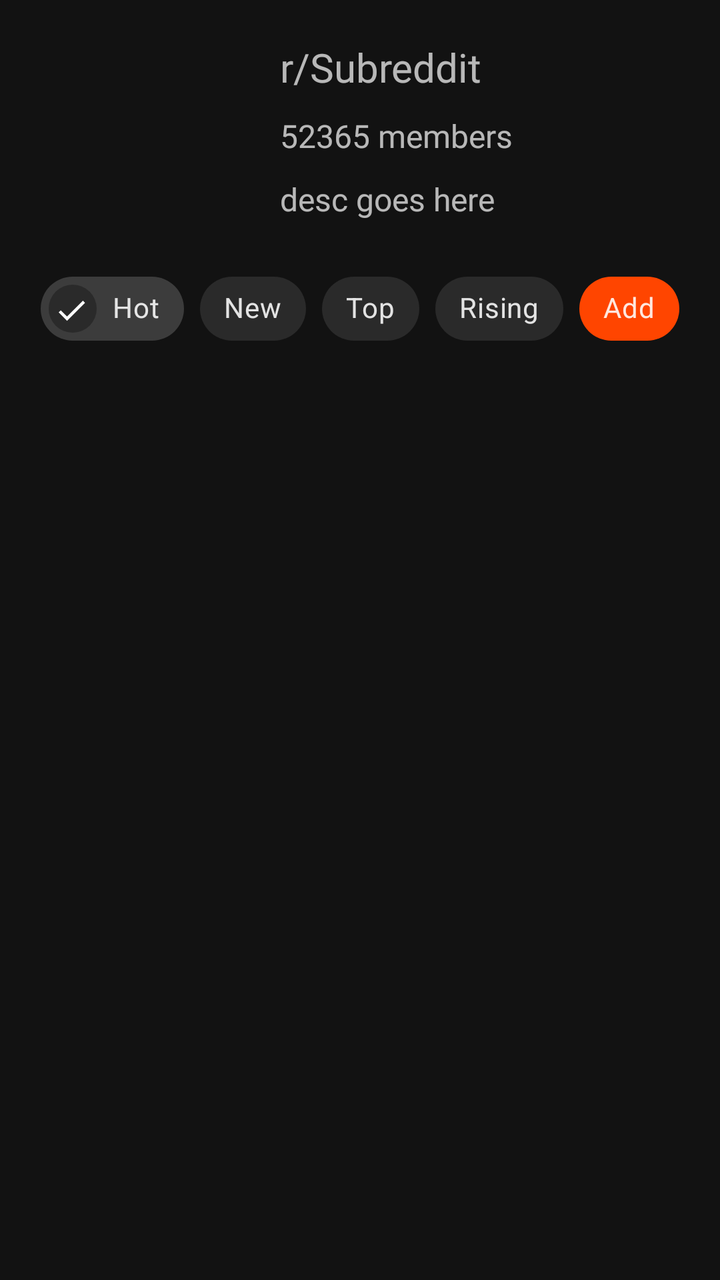
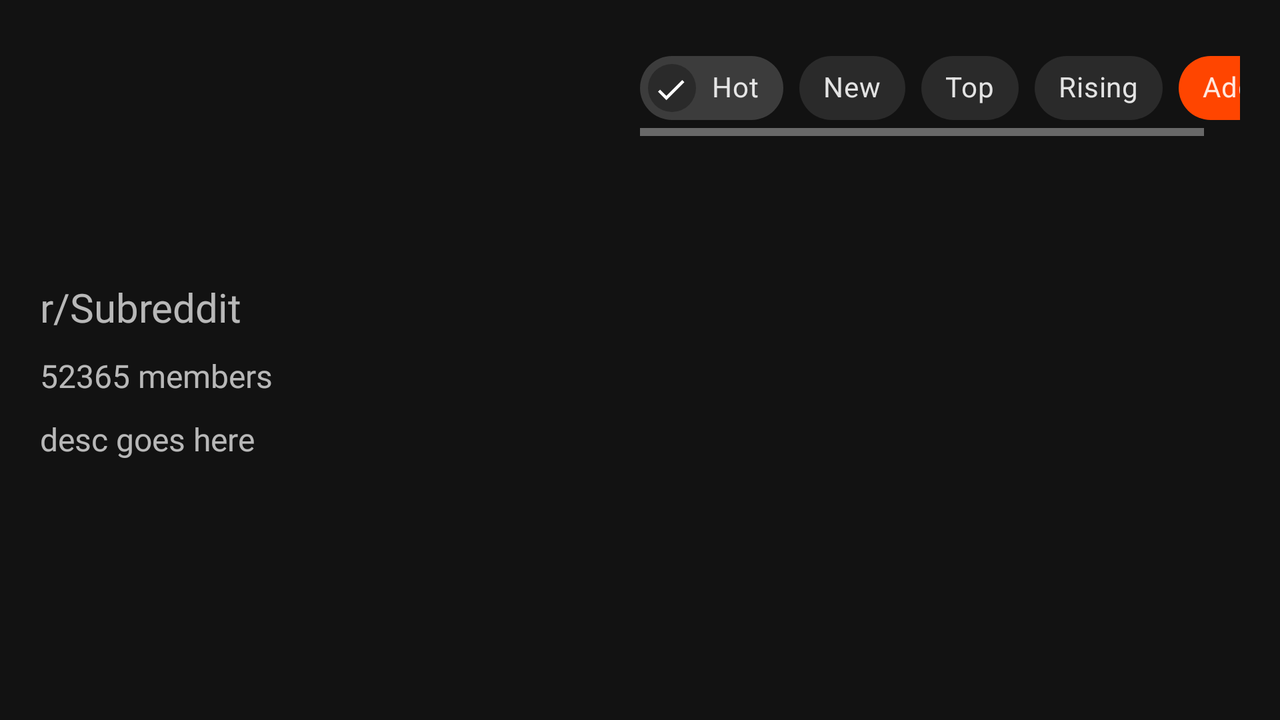

One screen, two layout resources from the same app: the default and the repository's alternative for another configuration. Each is rendered where Android would select it; the XML of both is given below.
<!-- AndroidManifest.xml: application theme Theme.Viddit -->
<!-- res/layout/fragment_sub_reddit.xml -->
<?xml version="1.0" encoding="utf-8"?>
<layout xmlns:android="http://schemas.android.com/apk/res/android"
    xmlns:tools="http://schemas.android.com/tools"
    xmlns:app="http://schemas.android.com/apk/res-auto">

    <data>
        <variable
            name="SubredditFragment"
            type="com.odukle.viddit.fragments.SubRedditFragment" />
    </data>

    <RelativeLayout
        android:layout_width="match_parent"
        android:layout_height="match_parent"
        android:animateLayoutChanges="true">

        <com.google.android.material.imageview.ShapeableImageView
            android:layout_width="100dp"
            android:layout_height="100dp"
            android:id="@+id/iv_icon"
            app:shapeAppearance="@style/ImageViewShape50"
            android:layout_alignParentTop="true"
            android:layout_marginTop="20dp"
            android:layout_marginStart="20dp"/>

        <TextView
            android:layout_width="wrap_content"
            android:layout_height="wrap_content"
            android:id="@+id/tv_subreddit_name"
            tools:text="r/Subreddit"
            android:fontFamily="@font/bold"
            android:layout_marginTop="20dp"
            android:layout_marginStart="20dp"
            android:layout_marginEnd="20dp"
            android:maxLines="1"
            android:ellipsize="end"
            android:layout_toEndOf="@id/iv_icon"
            android:textSize="20sp"/>

        <TextView
            android:layout_width="wrap_content"
            android:layout_height="wrap_content"
            android:id="@+id/tv_members"
            tools:text="52365 members"
            android:fontFamily="@font/regular"
            android:layout_below="@id/tv_subreddit_name"
            android:layout_marginStart="20dp"
            android:layout_marginTop="10dp"
            android:layout_marginEnd="20dp"
            android:maxLines="1"
            android:ellipsize="end"
            android:layout_toEndOf="@id/iv_icon"
            android:textSize="16sp"/>

        <LinearLayout
            android:layout_width="match_parent"
            android:layout_height="wrap_content"
            android:layout_marginStart="20dp"
            android:layout_marginTop="10dp"
            android:layout_marginEnd="20dp"
            android:id="@+id/layout_desc"
            android:layout_below="@id/tv_members"
            android:layout_toEndOf="@id/iv_icon"
            android:orientation="vertical"
            android:animateLayoutChanges="true">

            <TextView
                android:layout_width="wrap_content"
                android:layout_height="wrap_content"
                android:id="@+id/tv_desc"
                tools:text="desc goes here"
                android:fontFamily="@font/regular"
                android:maxLines="2"
                android:ellipsize="end"
                android:textSize="16sp"/>

            <TextView
                android:layout_width="wrap_content"
                android:layout_height="wrap_content"
                android:id="@+id/tv_desc_full"
                tools:text="desc goes here"
                android:visibility="gone"
                android:fontFamily="@font/regular"
                android:textSize="16sp"/>
        </LinearLayout>

        <HorizontalScrollView
            android:layout_width="wrap_content"
            android:layout_height="wrap_content"
            android:id="@+id/scroll_view_chips"
            android:layout_centerHorizontal="true"
            android:layout_marginTop="20dp"
            android:layout_marginHorizontal="20dp"
            android:layout_below="@id/layout_desc">

            <com.google.android.material.chip.ChipGroup
                android:layout_width="wrap_content"
                android:layout_height="wrap_content"
                android:id="@+id/chip_group"
                app:singleSelection="true"
                app:selectionRequired="true">

                <com.google.android.material.chip.Chip
                    android:id="@+id/chip_hot"
                    android:layout_width="wrap_content"
                    android:layout_height="wrap_content"
                    android:checkable="true"
                    android:tag="hot"
                    android:checked="true"
                    android:text="Hot" />

                <com.google.android.material.chip.Chip
                    android:id="@+id/chip_new"
                    android:layout_width="wrap_content"
                    android:layout_height="wrap_content"
                    android:checkable="true"
                    android:tag="new"
                    android:text="New" />

                <com.google.android.material.chip.Chip
                    android:id="@+id/chip_top"
                    android:layout_width="wrap_content"
                    android:layout_height="wrap_content"
                    android:checkable="true"
                    android:tag="top"
                    android:text="Top" />

                <com.google.android.material.chip.Chip
                    android:id="@+id/chip_rising"
                    android:layout_width="wrap_content"
                    android:layout_height="wrap_content"
                    android:checkable="true"
                    android:tag="rising"
                    android:text="Rising" />

                <com.google.android.material.chip.Chip
                    android:id="@+id/chip_add_to_cf"
                    android:layout_width="wrap_content"
                    android:layout_height="wrap_content"
                    android:checkable="false"
                    android:tag="rising"
                    android:backgroundTint="@color/orange"
                    android:text="Add" />
            </com.google.android.material.chip.ChipGroup>
        </HorizontalScrollView>

        <HorizontalScrollView
            android:layout_width="wrap_content"
            android:layout_height="wrap_content"
            android:id="@+id/scroll_view_time"
            android:layout_centerHorizontal="true"
            android:layout_marginHorizontal="20dp"
            android:layout_below="@id/scroll_view_chips">

            <com.google.android.material.chip.ChipGroup
                android:layout_width="wrap_content"
                android:layout_height="wrap_content"
                app:singleSelection="true"
                app:selectionRequired="true"
                android:visibility="gone"
                app:singleLine="true"
                android:id="@+id/chip_group_time">

                <com.google.android.material.chip.Chip
                    android:id="@+id/chip_top_now"
                    android:layout_width="wrap_content"
                    android:layout_height="wrap_content"
                    android:checkable="true"
                    android:tag="hour"
                    android:text="Top now" />

                <com.google.android.material.chip.Chip
                    android:id="@+id/chip_top_today"
                    android:layout_width="wrap_content"
                    android:layout_height="wrap_content"
                    android:checkable="true"
                    android:tag="day"
                    android:text="Top today" />

                <com.google.android.material.chip.Chip
                    android:id="@+id/chip_top_week"
                    android:layout_width="wrap_content"
                    android:layout_height="wrap_content"
                    android:checkable="true"
                    android:tag="week"
                    android:text="Top this week" />

                <com.google.android.material.chip.Chip
                    android:id="@+id/chip_top_year"
                    android:layout_width="wrap_content"
                    android:layout_height="wrap_content"
                    android:checkable="true"
                    android:tag="year"
                    android:text="Top this year" />

                <com.google.android.material.chip.Chip
                    android:id="@+id/chip_top_all"
                    android:layout_width="wrap_content"
                    android:layout_height="wrap_content"
                    android:checkable="true"
                    android:tag="all"
                    android:text="Top all time" />
            </com.google.android.material.chip.ChipGroup>
        </HorizontalScrollView>

        <androidx.recyclerview.widget.RecyclerView
            android:layout_width="match_parent"
            android:layout_height="match_parent"
            android:id="@+id/rv_subreddit"
            android:layout_below="@id/scroll_view_time"
            android:layout_marginTop="10dp"/>

        <com.google.android.material.card.MaterialCardView
            android:layout_width="wrap_content"
            android:layout_height="wrap_content"
            android:layout_centerHorizontal="true"
            android:id="@+id/card_load_more"
            android:visibility="gone"
            android:layout_alignParentBottom="true"
            android:layout_marginBottom="50dp"
            android:layout_marginTop="50dp"
            app:cardCornerRadius="50dp">

            <LinearLayout
                android:layout_width="wrap_content"
                android:layout_height="wrap_content"
                android:orientation="horizontal"
                android:gravity="center"
                android:visibility="visible"
                android:layout_marginVertical="10dp"
                android:layout_marginStart="20dp"
                android:layout_marginEnd="10dp">

                <TextView
                    android:id="@+id/tv_load_more"
                    android:layout_width="wrap_content"
                    android:layout_height="wrap_content"
                    android:text="Loading"
                    android:layout_marginEnd="10dp"
                    android:textSize="18sp"
                    android:fontFamily="@font/regular"/>

                <ProgressBar
                    android:layout_width="30dp"
                    android:layout_height="30dp"/>
            </LinearLayout>
        </com.google.android.material.card.MaterialCardView>

        <TextView
            android:layout_width="match_parent"
            android:layout_height="match_parent"
            android:id="@+id/tv_no_videos"
            android:layout_marginTop="30dp"
            android:text="No videos found on this subreddit"
            android:gravity="center"
            android:fontFamily="@font/regular"
            android:textSize="16sp"
            android:visibility="gone"
            android:layout_below="@id/layout_desc"/>

    </RelativeLayout>

</layout>
<!-- resources referenced by this layout -->
<resources>
  <color name="orange">#ff4500</color>
  <style name="ImageViewShape50" parent="">
          <item name="cornerSize">50%</item>
      </style>
  <style name="Theme.Viddit" parent="Theme.MaterialComponents.NoActionBar">
          
          <item name="colorPrimary">@color/purple_500</item>
          <item name="colorPrimaryVariant">@color/purple_700</item>
          <item name="colorOnPrimary">@color/white</item>
          
          <item name="colorSecondary">@color/teal_200</item>
          <item name="colorSecondaryVariant">@color/teal_700</item>
          <item name="colorOnSecondary">@color/black</item>
          
          <item name="android:statusBarColor" tools:targetApi="l">@color/black</item>
          <item name="android:navigationBarColor" tools:targetApi="l">@color/black</item>
          
          <item name="bottomSheetDialogTheme">@style/AppBottomSheetDialogTheme</item>
      </style>
  <color name="purple_500">#FF6200EE</color>
  <color name="purple_700">#FF3700B3</color>
  <color name="white">#FFFFFFFF</color>
  <color name="teal_200">#FF03DAC5</color>
  <color name="teal_700">#FF018786</color>
  <color name="black">#FF000000</color>
  <style name="AppBottomSheetDialogTheme" parent="Theme.Design.Light.BottomSheetDialog">
          <item name="bottomSheetStyle">@style/AppModalStyle</item>
      </style>
  <style name="AppModalStyle" parent="Widget.Design.BottomSheet.Modal">
          <item name="android:background">@drawable/menu_bg</item>
      </style>
  <!-- drawable menu_bg (drawable) -->
  <?xml version="1.0" encoding="utf-8"?>
  <shape xmlns:android="http://schemas.android.com/apk/res/android"
      android:shape="rectangle">
  
      <solid android:color="@color/black"/>
      <corners android:topLeftRadius="20dp"
          android:topRightRadius="20dp"/>
  
  </shape>
</resources>
<!-- res/layout-land/fragment_sub_reddit.xml (the repository's variant of the layout above) -->
<!-- drawn on the phone turned sideways -->
<?xml version="1.0" encoding="utf-8"?>
<layout xmlns:android="http://schemas.android.com/apk/res/android"
    xmlns:tools="http://schemas.android.com/tools"
    xmlns:app="http://schemas.android.com/apk/res-auto">

    <data>
        <variable
            name="SubredditFragment"
            type="com.odukle.viddit.fragments.SubRedditFragment" />
    </data>

    <RelativeLayout
        android:layout_width="match_parent"
        android:layout_height="match_parent"
        android:animateLayoutChanges="true">

        <ScrollView
            android:layout_width="300dp"
            android:layout_height="wrap_content"
            android:id="@+id/layout_subreddit_details"
            android:layout_alignParentStart="true">

            <LinearLayout
                android:layout_width="300dp"
                android:layout_height="wrap_content"
                android:orientation="vertical">

                <com.google.android.material.imageview.ShapeableImageView
                    android:layout_width="100dp"
                    android:layout_height="100dp"
                    android:id="@+id/iv_icon"
                    app:shapeAppearance="@style/ImageViewShape50"
                    android:layout_alignParentTop="true"
                    android:layout_marginTop="20dp"
                    android:layout_marginStart="20dp"/>

                <TextView
                    android:layout_width="wrap_content"
                    android:layout_height="wrap_content"
                    android:id="@+id/tv_subreddit_name"
                    tools:text="r/Subreddit"
                    android:fontFamily="@font/bold"
                    android:layout_marginTop="20dp"
                    android:layout_marginStart="20dp"
                    android:layout_marginEnd="20dp"
                    android:maxLines="1"
                    android:ellipsize="end"
                    android:layout_below="@id/iv_icon"
                    android:textSize="20sp"/>

                <TextView
                    android:layout_width="wrap_content"
                    android:layout_height="wrap_content"
                    android:id="@+id/tv_members"
                    tools:text="52365 members"
                    android:fontFamily="@font/regular"
                    android:layout_below="@id/tv_subreddit_name"
                    android:layout_marginStart="20dp"
                    android:layout_marginTop="10dp"
                    android:layout_marginEnd="20dp"
                    android:maxLines="1"
                    android:ellipsize="end"
                    android:textSize="16sp"/>

                <LinearLayout
                    android:layout_width="match_parent"
                    android:layout_height="wrap_content"
                    android:layout_marginStart="20dp"
                    android:layout_marginTop="10dp"
                    android:layout_marginEnd="20dp"
                    android:id="@+id/layout_desc"
                    android:layout_below="@id/tv_members"
                    android:orientation="vertical"
                    android:animateLayoutChanges="true">

                    <TextView
                        android:layout_width="wrap_content"
                        android:layout_height="wrap_content"
                        android:id="@+id/tv_desc"
                        tools:text="desc goes here"
                        android:fontFamily="@font/regular"
                        android:maxLines="2"
                        android:ellipsize="end"
                        android:textSize="16sp"/>

                    <TextView
                        android:layout_width="wrap_content"
                        android:layout_height="wrap_content"
                        android:id="@+id/tv_desc_full"
                        tools:text="desc goes here"
                        android:visibility="gone"
                        android:fontFamily="@font/regular"
                        android:textSize="16sp"/>
                </LinearLayout>
            </LinearLayout>
        </ScrollView>

        <HorizontalScrollView
            android:layout_width="wrap_content"
            android:layout_height="wrap_content"
            android:id="@+id/scroll_view_chips"
            android:layout_marginTop="20dp"
            android:layout_marginHorizontal="20dp"
            android:layout_toEndOf="@id/layout_subreddit_details">

            <com.google.android.material.chip.ChipGroup
                android:layout_width="wrap_content"
                android:layout_height="wrap_content"
                android:id="@+id/chip_group"
                app:singleSelection="true"
                app:selectionRequired="true">

                <com.google.android.material.chip.Chip
                    android:id="@+id/chip_hot"
                    android:layout_width="wrap_content"
                    android:layout_height="wrap_content"
                    android:checkable="true"
                    android:tag="hot"
                    android:checked="true"
                    android:text="Hot" />

                <com.google.android.material.chip.Chip
                    android:id="@+id/chip_new"
                    android:layout_width="wrap_content"
                    android:layout_height="wrap_content"
                    android:checkable="true"
                    android:tag="new"
                    android:text="New" />

                <com.google.android.material.chip.Chip
                    android:id="@+id/chip_top"
                    android:layout_width="wrap_content"
                    android:layout_height="wrap_content"
                    android:checkable="true"
                    android:tag="top"
                    android:text="Top" />

                <com.google.android.material.chip.Chip
                    android:id="@+id/chip_rising"
                    android:layout_width="wrap_content"
                    android:layout_height="wrap_content"
                    android:checkable="true"
                    android:tag="rising"
                    android:text="Rising" />

                <com.google.android.material.chip.Chip
                    android:id="@+id/chip_add_to_cf"
                    android:layout_width="wrap_content"
                    android:layout_height="wrap_content"
                    android:checkable="false"
                    android:tag="rising"
                    android:backgroundTint="@color/orange"
                    android:text="Add" />
            </com.google.android.material.chip.ChipGroup>
        </HorizontalScrollView>

        <HorizontalScrollView
            android:layout_width="wrap_content"
            android:layout_height="wrap_content"
            android:id="@+id/scroll_view_time"
            android:layout_marginHorizontal="20dp"
            android:layout_toEndOf="@id/layout_subreddit_details"
            android:layout_below="@id/scroll_view_chips">

            <com.google.android.material.chip.ChipGroup
                android:layout_width="wrap_content"
                android:layout_height="wrap_content"
                app:singleSelection="true"
                app:selectionRequired="true"
                android:visibility="gone"
                app:singleLine="true"
                android:id="@+id/chip_group_time">

                <com.google.android.material.chip.Chip
                    android:id="@+id/chip_top_now"
                    android:layout_width="wrap_content"
                    android:layout_height="wrap_content"
                    android:checkable="true"
                    android:tag="hour"
                    android:text="Top now" />

                <com.google.android.material.chip.Chip
                    android:id="@+id/chip_top_today"
                    android:layout_width="wrap_content"
                    android:layout_height="wrap_content"
                    android:checkable="true"
                    android:tag="day"
                    android:text="Top today" />

                <com.google.android.material.chip.Chip
                    android:id="@+id/chip_top_week"
                    android:layout_width="wrap_content"
                    android:layout_height="wrap_content"
                    android:checkable="true"
                    android:tag="week"
                    android:text="Top this week" />

                <com.google.android.material.chip.Chip
                    android:id="@+id/chip_top_year"
                    android:layout_width="wrap_content"
                    android:layout_height="wrap_content"
                    android:checkable="true"
                    android:tag="year"
                    android:text="Top this year" />

                <com.google.android.material.chip.Chip
                    android:id="@+id/chip_top_all"
                    android:layout_width="wrap_content"
                    android:layout_height="wrap_content"
                    android:checkable="true"
                    android:tag="all"
                    android:text="Top all time" />
            </com.google.android.material.chip.ChipGroup>
        </HorizontalScrollView>

        <androidx.recyclerview.widget.RecyclerView
            android:layout_width="match_parent"
            android:layout_height="match_parent"
            android:id="@+id/rv_subreddit"
            android:layout_toEndOf="@id/layout_subreddit_details"
            android:layout_below="@id/scroll_view_time"
            android:layout_marginTop="10dp"/>

        <com.google.android.material.card.MaterialCardView
            android:layout_width="wrap_content"
            android:layout_height="wrap_content"
            android:layout_centerHorizontal="true"
            android:id="@+id/card_load_more"
            android:visibility="gone"
            android:layout_alignParentBottom="true"
            android:layout_marginBottom="50dp"
            android:layout_marginTop="50dp"
            app:cardCornerRadius="50dp">

            <LinearLayout
                android:layout_width="wrap_content"
                android:layout_height="wrap_content"
                android:orientation="horizontal"
                android:gravity="center"
                android:visibility="visible"
                android:layout_marginVertical="10dp"
                android:layout_marginStart="20dp"
                android:layout_marginEnd="10dp">

                <TextView
                    android:id="@+id/tv_load_more"
                    android:layout_width="wrap_content"
                    android:layout_height="wrap_content"
                    android:text="Loading"
                    android:layout_marginEnd="10dp"
                    android:textSize="18sp"
                    android:fontFamily="@font/regular"/>

                <ProgressBar
                    android:layout_width="30dp"
                    android:layout_height="30dp"/>
            </LinearLayout>
        </com.google.android.material.card.MaterialCardView>

        <TextView
            android:layout_width="match_parent"
            android:layout_height="match_parent"
            android:id="@+id/tv_no_videos"
            android:layout_marginTop="30dp"
            android:text="No videos found on this subreddit"
            android:gravity="center"
            android:fontFamily="@font/regular"
            android:textSize="16sp"
            android:visibility="gone"
            android:layout_toEndOf="@id/layout_subreddit_details"
            android:layout_below="@id/scroll_view_time"/>

    </RelativeLayout>

</layout>
